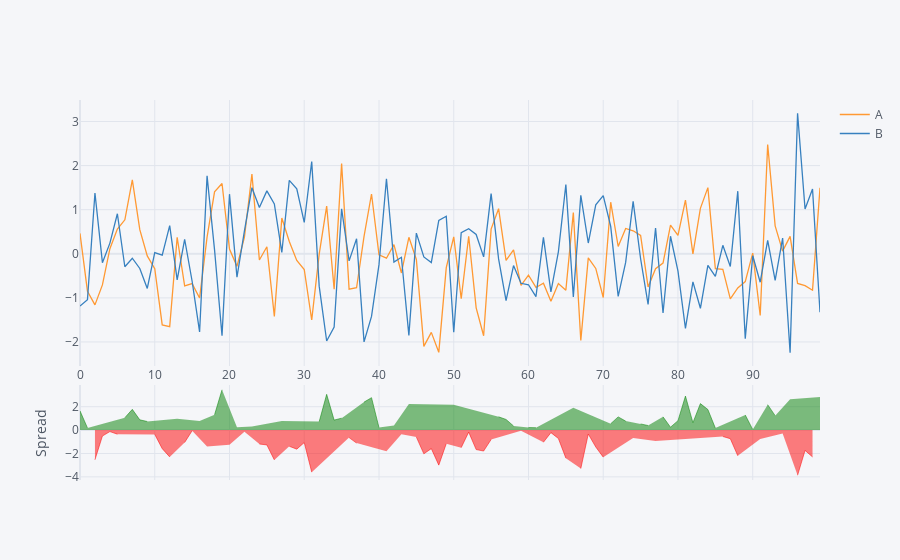

Notebook code cell kept with this figure:
### Markdown cell above
## Spread

### Code cell
df[['A','B']].iplot(kind='spread')

### Figure 1 — Plotly figure (JSON) as saved in the notebook; plotly's stock layout.template omitted (floating-point values rounded to 4 significant figures)
{"data": [{"line": {"color": "rgba(255, 153, 51, 1.0)", "dash": "solid", "shape": "linear", "width": 1.3}, "mode": "lines", "name": "A", "text": "", "type": "scatter", "x": [0, 1, 2, 3, 4, 5, 6, 7, 8, 9, 10, 11, 12, 13, 14, 15, 16, 17, 18, 19, 20, 21, 22, 23, 24, 25, 26, 27, 28, 29, 30, 31, 32, 33, 34, 35, 36, 37, 38, 39, 40, 41, 42, 43, 44, 45, 46, 47, 48, 49, 50, 51, 52, 53, 54, 55, 56, 57, 58, 59, 60, 61, 62, 63, 64, 65, 66, 67, 68, 69, 70, 71, 72, 73, 74, 75, 76, 77, 78, 79, 80, 81, 82, 83, 84, 85, 86, 87, 88, 89, 90, 91, 92, 93, 94, 95, 96, 97, 98, 99], "y": [0.4621, -0.853, -1.159, -0.7063, 0.115, 0.56, 0.7706, 1.674, 0.5473, -0.0481, -0.3391, -1.614, -1.652, 0.3743, -0.7281, -0.677, -1.003, 0.3756, 1.404, 1.594, 0.1079, -0.2859, 0.3758, 1.808, -0.1406, 0.1597, -1.419, 0.8098, 0.2792, -0.1531, -0.3571, -1.501, -0.006587, 1.082, -0.8041, 2.045, -0.8032, -0.7707, 0.3967, 1.356, -0.0224, -0.1, 0.2073, -0.4358, 0.3746, -0.1281, -2.1, -1.783, -2.235, -0.316, 0.3845, -1.02, 0.3964, -1.226, -1.86, 0.5593, 1.023, -0.1503, 0.08831, -0.715, -0.4857, -0.7639, -0.666, -1.078, -0.6738, -0.8251, 0.9326, -1.966, -0.09235, -0.3321, -0.9916, 1.17, 0.1652, 0.5743, 0.5205, 0.4162, -0.7522, -0.3398, -0.2093, 0.6481, 0.4149, 1.217, -0.001512, 1.03, 1.5, -0.3392, -0.3519, -1.024, -0.7735, -0.6301, 0.01441, -1.4, 2.479, 0.6329, 0.06074, 0.3953, -0.6733, -0.7213, -0.8261, 1.499]}, {"line": {"color": "rgba(55, 128, 191, 1.0)", "dash": "solid", "shape": "linear", "width": 1.3}, "mode": "lines", "name": "B", "text": "", "type": "scatter", "x": [0, 1, 2, 3, 4, 5, 6, 7, 8, 9, 10, 11, 12, 13, 14, 15, 16, 17, 18, 19, 20, 21, 22, 23, 24, 25, 26, 27, 28, 29, 30, 31, 32, 33, 34, 35, 36, 37, 38, 39, 40, 41, 42, 43, 44, 45, 46, 47, 48, 49, 50, 51, 52, 53, 54, 55, 56, 57, 58, 59, 60, 61, 62, 63, 64, 65, 66, 67, 68, 69, 70, 71, 72, 73, 74, 75, 76, 77, 78, 79, 80, 81, 82, 83, 84, 85, 86, 87, 88, 89, 90, 91, 92, 93, 94, 95, 96, 97, 98, 99], "y": [-1.185, -1.041, 1.379, -0.2012, 0.242, 0.9082, -0.2936, -0.1004, -0.3326, -0.7854, 0.02751, -0.03083, 0.64, -0.5931, 0.3293, -0.6235, -1.772, 1.767, 0.08897, -1.859, 1.352, -0.5304, 0.5194, 1.499, 1.052, 1.426, 1.129, 0.02977, 1.664, 1.474, 0.7102, 2.093, -0.7345, -1.979, -1.663, 1.021, -0.1614, 0.3394, -1.998, -1.42, -0.2464, 1.701, -0.1892, -0.07926, -1.852, 0.4694, -0.07137, -0.1997, 0.7587, 0.8503, -1.781, 0.4784, 0.5693, 0.4369, -0.07116, 1.364, -0.1165, -1.063, -0.2687, -0.6697, -0.7029, -0.972, 0.3729, -0.8636, 0.04494, 1.57, -0.9787, 1.324, 0.2441, 1.111, 1.318, 0.6225, -0.9672, -0.1959, 1.19, -0.1125, -1.147, 0.584, -1.344, 0.3978, -0.3936, -1.694, -0.6381, -1.236, -0.2612, -0.5147, 0.1925, -0.2901, 1.42, -1.926, -0.04446, -0.6447, 0.3016, -0.6058, 0.3565, -2.244, 3.186, 1.015, 1.468, -1.326]}, {"connectgaps": false, "fill": "tozeroy", "line": {"color": "green", "dash": "solid", "shape": "linear", "width": 0.5}, "mode": "lines", "name": "Spread", "showlegend": false, "type": "scatter", "x": [0, 1, 2, 3, 4, 5, 6, 7, 8, 9, 10, 11, 12, 13, 14, 15, 16, 17, 18, 19, 20, 21, 22, 23, 24, 25, 26, 27, 28, 29, 30, 31, 32, 33, 34, 35, 36, 37, 38, 39, 40, 41, 42, 43, 44, 45, 46, 47, 48, 49, 50, 51, 52, 53, 54, 55, 56, 57, 58, 59, 60, 61, 62, 63, 64, 65, 66, 67, 68, 69, 70, 71, 72, 73, 74, 75, 76, 77, 78, 79, 80, 81, 82, 83, 84, 85, 86, 87, 88, 89, 90, 91, 92, 93, 94, 95, 96, 97, 98, 99], "xaxis": "x2", "y": [1.647, 0.1878, "", "", "", "", 1.064, 1.774, 0.8798, 0.7373, "", "", "", 0.9674, "", "", 0.7692, "", 1.315, 3.452, "", 0.2445, "", 0.3097, "", "", "", 0.7801, "", "", "", "", 0.7279, 3.06, 0.8585, 1.023, "", "", 2.394, 2.776, 0.224, "", 0.3964, "", 2.226, "", "", "", "", "", 2.166, "", "", "", "", "", 1.139, 0.9125, 0.357, "", 0.2171, 0.2081, "", "", "", "", 1.911, "", "", "", "", 0.5476, 1.132, 0.7702, "", 0.5287, 0.3949, "", 1.135, 0.2504, 0.8085, 2.912, 0.6366, 2.267, 1.762, 0.1755, "", "", "", 1.296, 0.05887, "", 2.177, 1.239, "", 2.639, "", "", "", 2.825], "yaxis": "y2"}, {"connectgaps": false, "fill": "tozeroy", "line": {"color": "red", "dash": "solid", "shape": "linear", "width": 0.5}, "mode": "lines", "name": "Spread", "showlegend": false, "type": "scatter", "x": [0, 1, 2, 3, 4, 5, 6, 7, 8, 9, 10, 11, 12, 13, 14, 15, 16, 17, 18, 19, 20, 21, 22, 23, 24, 25, 26, 27, 28, 29, 30, 31, 32, 33, 34, 35, 36, 37, 38, 39, 40, 41, 42, 43, 44, 45, 46, 47, 48, 49, 50, 51, 52, 53, 54, 55, 56, 57, 58, 59, 60, 61, 62, 63, 64, 65, 66, 67, 68, 69, 70, 71, 72, 73, 74, 75, 76, 77, 78, 79, 80, 81, 82, 83, 84, 85, 86, 87, 88, 89, 90, 91, 92, 93, 94, 95, 96, 97, 98, 99], "xaxis": "x2", "y": ["", "", -2.538, -0.5052, -0.127, -0.3483, "", "", "", "", -0.3666, -1.583, -2.292, "", -1.057, -0.05351, "", -1.392, "", "", -1.244, "", -0.1436, "", -1.192, -1.266, -2.548, "", -1.385, -1.627, -1.067, -3.594, "", "", "", "", -0.6417, -1.11, "", "", "", -1.801, "", -0.3565, "", -0.5976, -2.028, -1.583, -2.994, -1.166, "", -1.499, -0.1729, -1.663, -1.789, -0.8044, "", "", "", -0.04529, "", "", -1.039, -0.2145, -0.7188, -2.395, "", -3.289, -0.3364, -1.443, -2.31, "", "", "", -0.6691, "", "", -0.9237, "", "", "", "", "", "", "", "", -0.5444, -0.7335, -2.194, "", "", -0.7553, "", "", -0.2958, "", -3.859, -1.737, -2.294, ""], "yaxis": "y2"}], "layout": {"hovermode": "x", "legend": {"bgcolor": "#F5F6F9", "font": {"color": "#4D5663"}}, "paper_bgcolor": "#F5F6F9", "plot_bgcolor": "#F5F6F9", "title": {"font": {"color": "#4D5663"}}, "xaxis": {"gridcolor": "#E1E5ED", "showgrid": true, "tickfont": {"color": "#4D5663"}, "title": {"font": {"color": "#4D5663"}, "text": ""}, "zerolinecolor": "#E1E5ED"}, "xaxis2": {"anchor": "y2", "gridcolor": "#E1E5ED", "showgrid": true, "showticklabels": false, "tickfont": {"color": "#4D5663"}, "title": {"font": {"color": "#4D5663"}, "text": ""}, "zerolinecolor": "#E1E5ED"}, "yaxis": {"domain": [0.3, 1], "gridcolor": "#E1E5ED", "showgrid": true, "tickfont": {"color": "#4D5663"}, "title": {"font": {"color": "#4D5663"}, "text": ""}, "zerolinecolor": "#E1E5ED"}, "yaxis2": {"domain": [0, 0.25], "gridcolor": "#E1E5ED", "showgrid": true, "tickfont": {"color": "#4D5663"}, "title": {"font": {"color": "#4D5663"}, "text": "Spread"}, "zerolinecolor": "#E1E5ED"}}}
